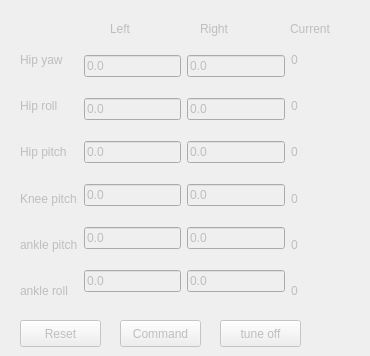
    <widget class="QWidget" name="tab_2">
     <property name="enabled">
      <bool>false</bool>
     </property>
     <attribute name="title">
      <string>tune</string>
     </attribute>
     <widget class="QWidget" name="horizontalLayoutWidget_2">
      <property name="geometry">
       <rect>
        <x>20</x>
        <y>40</y>
        <width>341</width>
        <height>271</height>
       </rect>
      </property>
      <layout class="QHBoxLayout" name="horizontalLayout_5">
       <item>
        <layout class="QVBoxLayout" name="verticalLayout_16">
         <item>
          <widget class="QLabel" name="label_11">
           <property name="text">
            <string>Hip yaw</string>
           </property>
          </widget>
         </item>
         <item>
          <widget class="QLabel" name="label_34">
           <property name="text">
            <string>Hip roll</string>
           </property>
          </widget>
         </item>
         <item>
          <widget class="QLabel" name="label_35">
           <property name="text">
            <string>Hip pitch</string>
           </property>
          </widget>
         </item>
         <item>
          <widget class="QLabel" name="label_36">
           <property name="text">
            <string>Knee pitch</string>
           </property>
          </widget>
         </item>
         <item>
          <widget class="QLabel" name="label_37">
           <property name="text">
            <string>ankle pitch</string>
           </property>
          </widget>
         </item>
         <item>
          <widget class="QLabel" name="label_38">
           <property name="text">
            <string>ankle roll</string>
           </property>
          </widget>
         </item>
        </layout>
       </item>
       <item>
        <layout class="QVBoxLayout" name="verticalLayout_6">
         <item>
          <widget class="QLineEdit" name="tn1">
           <property name="text">
            <string>0.0</string>
           </property>
          </widget>
         </item>
         <item>
          <widget class="QLineEdit" name="tn2">
           <property name="text">
            <string>0.0</string>
           </property>
          </widget>
         </item>
         <item>
          <widget class="QLineEdit" name="tn3">
           <property name="text">
            <string>0.0</string>
           </property>
          </widget>
         </item>
         <item>
          <widget class="QLineEdit" name="tn4">
           <property name="text">
            <string>0.0</string>
           </property>
          </widget>
         </item>
         <item>
          <widget class="QLineEdit" name="tn5">
           <property name="text">
            <string>0.0</string>
           </property>
          </widget>
         </item>
         <item>
          <widget class="QLineEdit" name="tn6">
           <property name="text">
            <string>0.0</string>
           </property>
          </widget>
         </item>
        </layout>
       </item>
       <item>
        <layout class="QVBoxLayout" name="verticalLayout_21">
         <item>
          <widget class="QLineEdit" name="tn7">
           <property name="text">
            <string>0.0</string>
           </property>
          </widget>
         </item>
         <item>
          <widget class="QLineEdit" name="tn8">
           <property name="text">
            <string>0.0</string>
           </property>
          </widget>
         </item>
         <item>
          <widget class="QLineEdit" name="tn9">
           <property name="text">
            <string>0.0</string>
           </property>
          </widget>
         </item>
         <item>
          <widget class="QLineEdit" name="tn10">
           <property name="text">
            <string>0.0</string>
           </property>
          </widget>
         </item>
         <item>
          <widget class="QLineEdit" name="tn11">
           <property name="text">
            <string>0.0</string>
           </property>
          </widget>
         </item>
         <item>
          <widget class="QLineEdit" name="tn12">
           <property name="text">
            <string>0.0</string>
           </property>
          </widget>
         </item>
        </layout>
       </item>
       <item>
        <layout class="QVBoxLayout" name="verticalLayout_17">
         <item>
          <widget class="QLabel" name="tnc1">
           <property name="text">
            <string>0</string>
           </property>
          </widget>
         </item>
         <item>
          <widget class="QLabel" name="tnc2">
           <property name="text">
            <string>0</string>
           </property>
          </widget>
         </item>
         <item>
          <widget class="QLabel" name="tnc3">
           <property name="minimumSize">
            <size>
             <width>70</width>
             <height>0</height>
            </size>
           </property>
           <property name="text">
            <string>0</string>
           </property>
          </widget>
         </item>
         <item>
          <widget class="QLabel" name="tnc4">
           <property name="text">
            <string>0</string>
           </property>
          </widget>
         </item>
         <item>
          <widget class="QLabel" name="tnc5">
           <property name="text">
            <string>0</string>
           </property>
          </widget>
         </item>
         <item>
          <widget class="QLabel" name="tnc6">
           <property name="text">
            <string>0</string>
           </property>
          </widget>
         </item>
        </layout>
       </item>
      </layout>
     </widget>
     <widget class="QPushButton" name="tune_reset_button">
      <property name="geometry">
       <rect>
        <x>20</x>
        <y>320</y>
        <width>81</width>
        <height>27</height>
       </rect>
      </property>
      <property name="text">
       <string>Reset</string>
      </property>
     </widget>
     <widget class="QPushButton" name="tune_command_button">
      <property name="geometry">
       <rect>
        <x>120</x>
        <y>320</y>
        <width>81</width>
        <height>27</height>
       </rect>
      </property>
      <property name="text">
       <string>Command</string>
      </property>
     </widget>
     <widget class="QLabel" name="label_57">
      <property name="geometry">
       <rect>
        <x>110</x>
        <y>20</y>
        <width>41</width>
        <height>17</height>
       </rect>
      </property>
      <property name="text">
       <string>Left</string>
      </property>
     </widget>
     <widget class="QLabel" name="label_58">
      <property name="geometry">
       <rect>
        <x>290</x>
        <y>20</y>
        <width>66</width>
        <height>17</height>
       </rect>
      </property>
      <property name="text">
       <string>Current</string>
      </property>
     </widget>
     <widget class="QPushButton" name="tune_off_button">
      <property name="geometry">
       <rect>
        <x>220</x>
        <y>320</y>
        <width>81</width>
        <height>27</height>
       </rect>
      </property>
      <property name="text">
       <string>tune off</string>
      </property>
     </widget>
     <widget class="QLabel" name="label_59">
      <property name="geometry">
       <rect>
        <x>200</x>
        <y>20</y>
        <width>41</width>
        <height>17</height>
       </rect>
      </property>
      <property name="text">
       <string>Right</string>
      </property>
     </widget>
    </widget>
